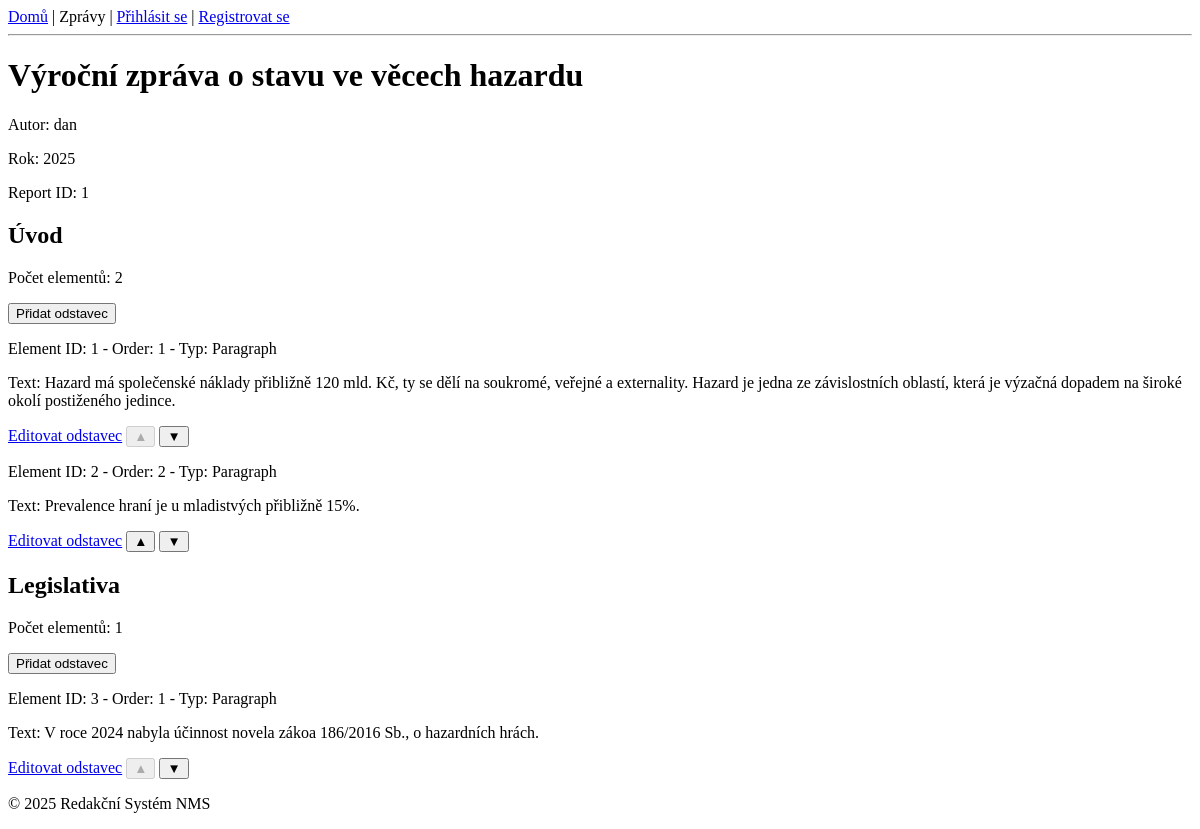
Before: /1/ with the older database file.
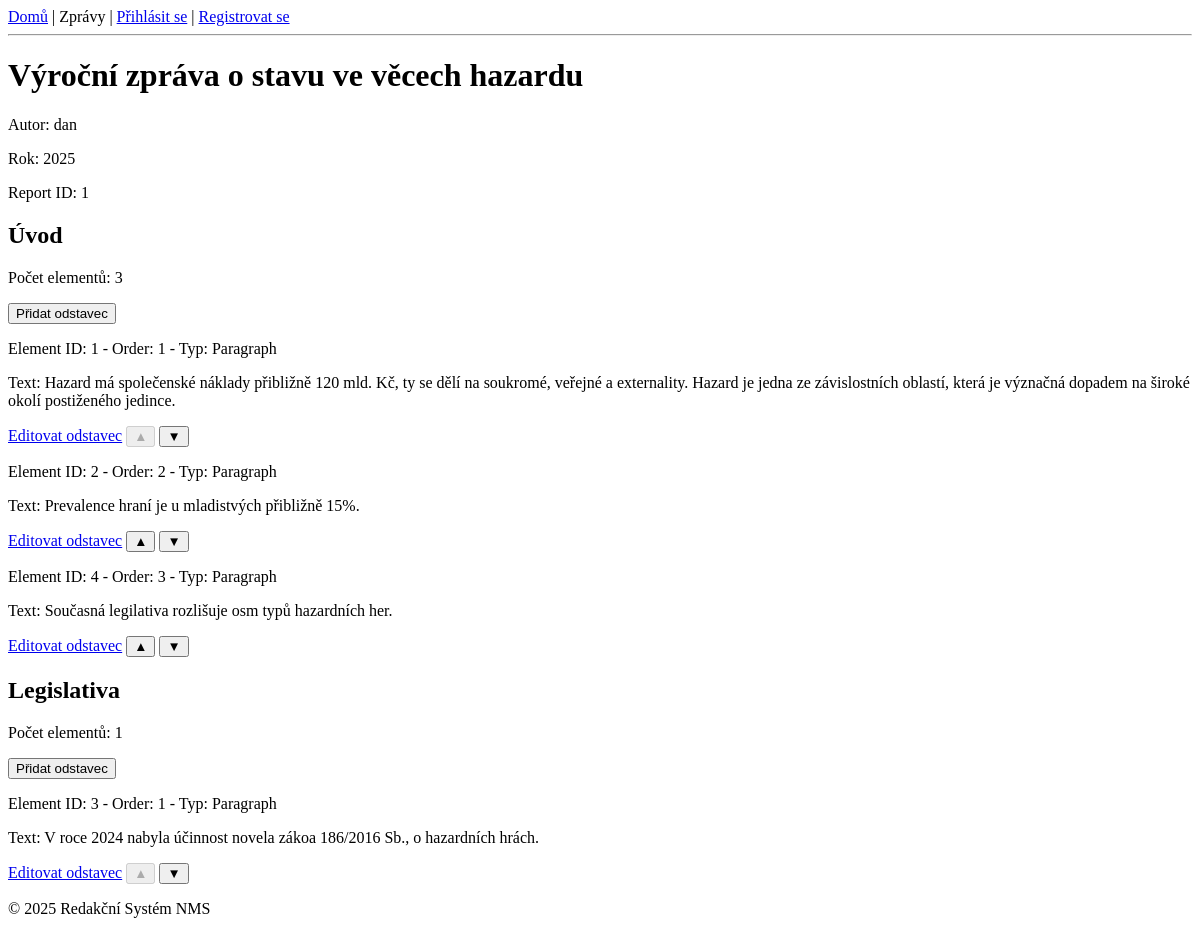
After: the same page with the newer database file.
### reports/models.py (models this page shows, shortened)
class Report(models.Model):
    class ReportStatus(models.TextChoices):
        OPEN = "OPEN", "Open"
        PUBLISHED = "PUBLISHED", "Published"
    title = models.CharField(max_length=200)
    topic = models.CharField(max_length=100)  # Pokud je topic samostatná entita, bude to ForeignKey
    year = models.IntegerField()
    status = models.CharField(max_length=10, choices=ReportStatus.choices, default=ReportStatus.OPEN)
    author = models.ForeignKey(settings.AUTH_USER_MODEL, on_delete=models.CASCADE)

class Section(models.Model):
    report = models.ForeignKey(Report, on_delete=models.CASCADE, related_name="sections")
    title = models.CharField(max_length=200)
    order = models.PositiveIntegerField()
    class Meta:
        ordering = ["order"]

class ContentElement(PolymorphicModel):
    class ContentElementStatus(models.TextChoices):
        DRAFT = "DRAFT", "Draft"
        STAGED = "STAGED", "Staged"
        APPROVED = "APPROVED", "Approved"
    section = models.ForeignKey(Section, on_delete=models.CASCADE, related_name="content_elements")
    order = models.PositiveIntegerField()
    status = models.CharField(
        max_length=10,
        choices=ContentElementStatus.choices,
        default=ContentElementStatus.DRAFT
    )
    class Meta:
        ordering = ["order"]
    def get_class_name(self):  #  Přidána metoda
        return self.__class__.__name__ # Název třídy

class Paragraph(ContentElement):
    text = models.TextField(blank=True, default="Zadejte text odstavce")

class ContentElement(PolymorphicModel):
    class ContentElementStatus(models.TextChoices):
        DRAFT = "DRAFT", "Draft"
        STAGED = "STAGED", "Staged"
        APPROVED = "APPROVED", "Approved"
    section = models.ForeignKey(Section, on_delete=models.CASCADE, related_name="content_elements")
    order = models.PositiveIntegerField()
    status = models.CharField(
        max_length=10,
        choices=ContentElementStatus.choices,
        default=ContentElementStatus.DRAFT
    )
    class Meta:
        ordering = ["order"]
    def get_class_name(self):  #  Přidána metoda
        return self.__class__.__name__ # Název třídy

### reports/views.py (the view, shortened to what this page needs)
# urls.py: path('<int:pk>/', views.ReportDetailView.as_view(), name='report_detail'),
class ReportDetailView(DetailView):
    model = Report
    template_name = 'reports/report_detail.html'
    def get_queryset(self):
        return Report.objects.prefetch_related('sections__content_elements')
    def get_context_data(self, **kwargs):
        context = super().get_context_data(**kwargs)
        context.update({
            'paragraph_form': ParagraphForm(),
            'chart_form': ChartForm(),
            'table_form': TableForm(),
        })
        return context

### templates/reports/report_detail.html (shortened to what this page needs)
{% extends 'base.html' %}
{% block content %}
  <h1>{{ object.title }}</h1>
  <p>Autor: {{ object.author.username }}</p>
  <p>Rok: {{ object.year }}</p>
  <p>Report ID: {{ object.pk }}</p>
  {% for section in object.sections.all %}
    <h2>{{ section.title }}</h2>
    <p>Počet elementů: {{ section.content_elements.count }}</p>
    <form method="post">
      <button type="submit" name="add_paragraph">Přidat odstavec</button>
    </form>
    {% for element in section.content_elements.all %}
      <div class="content-element" data-element-id="{{ element.id }}" data-element-type="{{ element.get_class_name }}">
        <p>Element ID: {{ element.id }} - Order: {{ element.order }} - Typ: {{ element.get_class_name }}</p>
        {% if element.get_class_name == 'Paragraph' %}
          <p>Text: {{ element.text }}</p>
          <a href="{% url 'reports:paragraph_edit' element.pk %}">Editovat odstavec</a>
          <form method="post" style="display:inline;">
            <button type="submit" name="move_paragraph_up" {% if element.order == 1 %}disabled{% endif %}>▲</button>
          </form>
          <form method="post" style="display:inline;">
            <button type="submit" name="move_paragraph_down">▼</button>
          </form>
        {% elif element.get_class_name == 'Chart' %}
          <p>Graf: {{ element.title }} (zatím bez obsahu)</p>
        {% elif element.get_class_name == 'Table' %}
          <p>Tabulka: {{ element.title }} (zatím bez obsahu)</p>
        {% endif %}
      </div>
    {% endfor %}
  {% endfor %}
{% endblock %}

### templates/base.html (shortened to what this page needs)
<!DOCTYPE html>
<html>
<head>
</head>
<body>
  <header>
    <nav>
      <a href="{% url 'reports:index' %}">Domů</a> |
      <div class="dropdown">
        <span>Zprávy</span>
      </div> |
      {% if user.is_authenticated %}
        <a href="{% url 'profiles:profile' user.username %}">Profil</a> |
        Přihlášen jako {{ user.username }}
        <form method="post" action="{% url 'reports:index' %}">
          {% csrf_token %}
          <button type="submit" name="logout">Odhlásit se</button>
        </form>
        <a href="{% url 'password_change' %}">Změnit heslo</a>
      {% else %}
        <a href="{% url 'login' %}">Přihlásit se</a> |
        <a href="{% url 'profiles:register' %}">Registrovat se</a>
      {% endif %}
    </nav>
    <hr>
  </header>
  <main>
    {% block content %}{% endblock %}
  </main>
  <footer>
    <p>© 2025 Redakční Systém NMS</p>
  </footer>
</body>
</html>

### templates/base.html (style rules this page uses)
.dropdown { position: relative; display: inline-block; }

Changed rows visible on the page:
computed for Section "Úvod": content_elements.count "2" → "3"
changed Paragraph: text "…závislostních oblastí, která je výzačná dopadem na široké okolí…" → "…závislostních oblastí, která je význačná dopadem na široké okolí…"
added Paragraph: id "4", order "3", get_class_name "Paragraph", text "Současná legilativa rozlišuje osm typů hazardních her.", shown under Section "Úvod"
